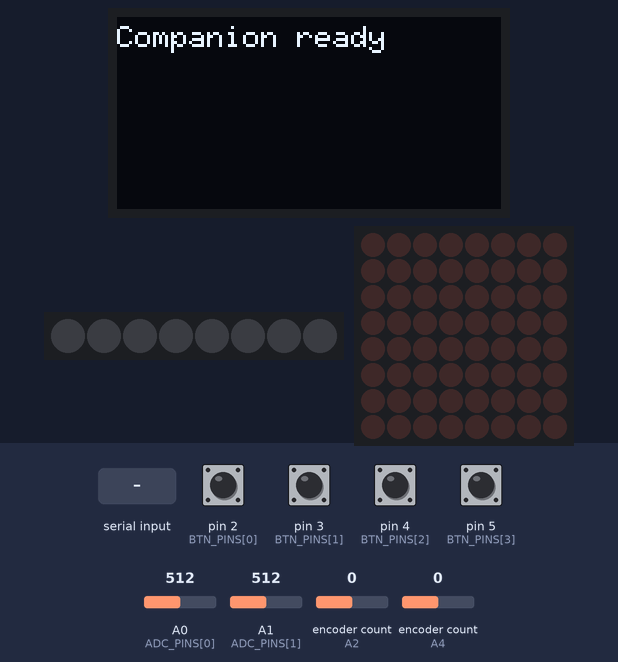
Bench run of a sketch on a simulated Arduino Uno, built with avr-gcc and run on an emulated ATmega328P. Parts: 128×64 one-colour display, 8 RGB LEDs in strip order, left to right, 8×8 LED matrix. Inputs (shaded band) come from the test bench; at power-on: pin 2 (BTN_PINS[0]), pin 3 (BTN_PINS[1]), pin 4 (BTN_PINS[2]), pin 5 (BTN_PINS[3]) HIGH, A0 (ADC_PINS[0]) = 512, A1 (ADC_PINS[1]) = 512, encoder count (sensors on A2, A4) 0. Dim RGB values are drawn brighter than linear.

Above: at 1.2 s.
1.3 s: "C\n" received over Serial
At 1.9 s:
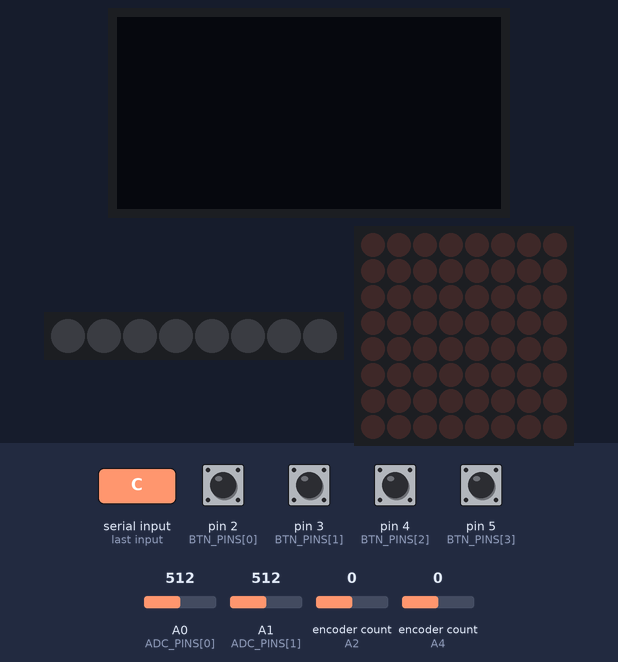
2.8 s: "R90\n" received over Serial
At 3.3 s:
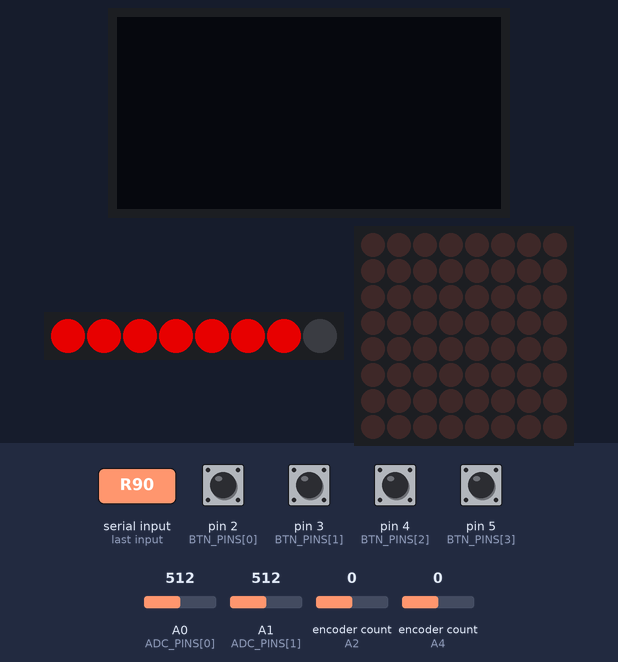
8.9 s: "R:45\n" received over Serial
At 10.3 s:
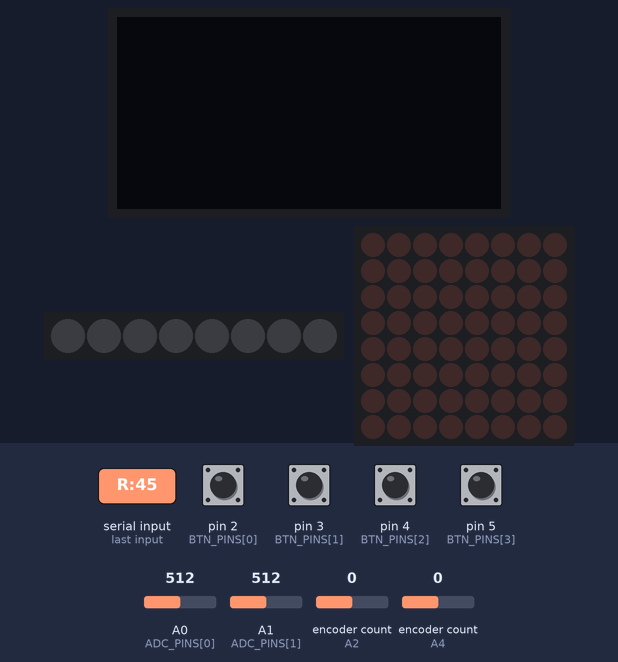
Timing chart, 0 to 11.4 s (numbered marks = the images above; inputs shaded):
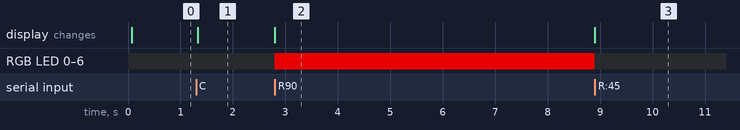

The sketch:

companion.ino
```cpp
/*
 * companion.ino — Ultimate ButtonBox Companion Firmware
 * -------------------------------------------------------
 * Target boards : Arduino Uno (ATmega328P) · Nano · Pro Micro (ATmega32U4)
 * Serial        : 115200 8N1 over USB-CDC (Pro Micro) or UART (Uno/Nano)
 * Role          : Second Arduino driven by the app's "Custom Serial Device"
 *                 feature. Handles OLED, WS2812 rev-lights, MAX7219 8×8
 *                 matrix, buttons, encoders and analog axes — completely
 *                 independent from the fixed SIM-X firmware.
 *
 * Required libraries (install via Arduino Library Manager):
 *   U8g2          — oliver  (SSD1306 OLED)
 *   FastLED       — Daniel Garcia / Mark Kriegsman
 *   LedControl    — Eberhard Fahle  (MAX7219)
 *   Encoder       — PJRC / Paul Stoffregen
 *
 * Protocol — 115200 8N1, newline-terminated.  See PROTOCOL.md for full spec.
 *   App → device : T<row>:<text>  N<text>  R<0-100>  B<0|1>
 *                  M<16hex>  L<idx>:<rrggbb>  C
 *   Device → App : B<idx>:<0|1>  E<idx>:<+1|-1>  A<idx>:<0-1023>
 *
 * Adapt pin #defines below to your build. Disable unused peripherals by
 * setting their ENABLE_ flag to 0 — saves flash and RAM.
 */

// ===========================================================================
// ██████╗ ██╗███╗   ██╗    ██████╗ ███████╗███████╗██╗███╗   ██╗███████╗███████╗
// ██╔══██╗██║████╗  ██║    ██╔══██╗██╔════╝██╔════╝██║████╗  ██║██╔════╝██╔════╝
// ██████╔╝██║██╔██╗ ██║    ██║  ██║█████╗  █████╗  ██║██╔██╗ ██║█████╗  ███████╗
// ██╔═══╝ ██║██║╚██╗██║    ██║  ██║██╔══╝  ██╔══╝  ██║██║╚██╗██║██╔══╝  ╚════██║
// ██║     ██║██║ ╚████║    ██████╔╝███████╗██║     ██║██║ ╚████║███████╗███████║
// ╚═╝     ╚═╝╚═╝  ╚═══╝    ╚═════╝ ╚══════╝╚═╝     ╚═╝╚═╝  ╚═══╝╚══════╝╚══════╝
// ===========================================================================
// Edit the block below to match your wiring.  Set ENABLE_x to 0 to skip a
// peripheral entirely (no code pulled in, saves flash & RAM).
// ===========================================================================

// ── OLED SSD1306 (I2C) ──────────────────────────────────────────────────────
#define ENABLE_OLED      1   // 0 = disable
// I2C SDA/SCL are board-defined (A4/A5 on Uno/Nano; 2/3 on Pro Micro).
// No separate pin #defines needed for software-I2C variants — U8g2 handles it.
// OLED address: 0x3C (most breakouts); change in U8g2 constructor if needed.
#define OLED_ROWS        4   // usable text rows (font u8g2_font_6x10_tf)

// ── WS2812 Rev Lights ───────────────────────────────────────────────────────
#define ENABLE_REV_LEDS  1
#define REV_LED_PIN      6   // data pin
#define NUM_REV_LEDS     8   // number of LEDs in the strip
#define REV_LED_TYPE     WS2812B
#define REV_COLOR_ORDER  GRB

// ── MAX7219 8×8 LED Matrix ──────────────────────────────────────────────────
#define ENABLE_MATRIX    1
#define MATRIX_DIN       11  // MOSI-compatible (hardware SPI or bit-bang)
#define MATRIX_CLK       13  // SCK
#define MATRIX_CS        10  // SS / LOAD
#define MATRIX_DEVICES   1   // number of chained MAX7219 modules

// ── Addressable LEDs (individual L<idx>:<rrggbb> command) ───────────────────
// Shares the same strip as rev lights by default. If you want a separate
// strip, wire it and change ADDR_LED_PIN.
#define ENABLE_ADDR_LEDS 1
#define ADDR_LED_PIN     REV_LED_PIN   // reuse rev strip; set different pin if needed
#define NUM_ADDR_LEDS    NUM_REV_LEDS

// ── Push Buttons ────────────────────────────────────────────────────────────
#define ENABLE_BUTTONS   1
#define NUM_BUTTONS      4   // adjust to actual count
// Pin list — must have exactly NUM_BUTTONS entries.
// Use INPUT_PULLUP; wire buttons between pin and GND (active-low).
const uint8_t BTN_PINS[NUM_BUTTONS] = { 2, 3, 4, 5 };

// ── Rotary Encoders ─────────────────────────────────────────────────────────
#define ENABLE_ENCODERS  1
#define NUM_ENCODERS     2   // adjust (each uses 2 pins)
// CLK/DT pairs. Interrupt-capable pins preferred (2,3 on Uno; 0,1,2,3 on Pro Micro).
const uint8_t ENC_PINS[NUM_ENCODERS][2] = {
    { A2, A3 },   // encoder 0: {CLK, DT}
    { A4, A5 },   // encoder 1: {CLK, DT}
};

// ── Analog Axes ─────────────────────────────────────────────────────────────
#define ENABLE_ANALOG    1
#define NUM_ANALOG       2   // adjust
const uint8_t ADC_PINS[NUM_ANALOG] = { A0, A1 };
#define ANALOG_DEADBAND  8   // minimum change to emit an A event (0–1023)
#define ANALOG_RATE_MS   50  // minimum ms between A events per axis

// ===========================================================================
// END OF USER CONFIG — do not edit below unless you know what you're doing
// ===========================================================================

#include <Arduino.h>

// ── Conditional includes ─────────────────────────────────────────────────────
#if ENABLE_OLED
  #include <U8g2lib.h>
  // Hardware I2C (400 kHz). Change constructor for SW-I2C or SPI OLED variants.
  U8G2_SSD1306_128X64_NONAME_F_HW_I2C u8g2(U8G2_R0, /* reset= */ U8X8_PIN_NONE);
#endif

#if ENABLE_REV_LEDS || ENABLE_ADDR_LEDS
  #include <FastLED.h>
  CRGB leds[
    #if ENABLE_REV_LEDS && ENABLE_ADDR_LEDS && (ADDR_LED_PIN == REV_LED_PIN)
      NUM_REV_LEDS  // one shared array
    #elif ENABLE_REV_LEDS
      NUM_REV_LEDS
    #else
      NUM_ADDR_LEDS
    #endif
  ];
#endif

#if ENABLE_MATRIX
  #include <LedControl.h>
  LedControl lc(MATRIX_DIN, MATRIX_CLK, MATRIX_CS, MATRIX_DEVICES);
#endif

#if ENABLE_ENCODERS
  #include <Encoder.h>
  // Encoder objects — stored as raw pointers to allow runtime init from array
  Encoder *encoders[NUM_ENCODERS];
  int32_t encLast[NUM_ENCODERS];
#endif

// ===========================================================================
// Serial rx buffer
// ===========================================================================
#define SERIAL_BUF_SIZE  32
static char   rxBuf[SERIAL_BUF_SIZE];
static uint8_t rxPos = 0;

// ===========================================================================
// State / display buffers
// ===========================================================================
#if ENABLE_OLED
  static char oledRows[OLED_ROWS][22];  // 21 chars + NUL per row
  static char oledBigNum[10];           // N command — up to 9 chars
  static bool oledDirty = false;
#endif

#if ENABLE_REV_LEDS
  static uint8_t revPercent = 0;
  static bool    shiftBlink = false;
  static uint32_t blinkTimer = 0;
  static bool    blinkState  = false;
#endif

#if ENABLE_BUTTONS
  static uint8_t btnState[NUM_BUTTONS];
  static uint8_t btnLast[NUM_BUTTONS];
  static uint32_t btnDebounce[NUM_BUTTONS];
  #define DEBOUNCE_MS 20
#endif

#if ENABLE_ANALOG
  static int16_t  adcLast[NUM_ANALOG];
  static uint32_t adcTimer[NUM_ANALOG];
#endif

// ===========================================================================
// Helpers
// ===========================================================================

// Parse a 2-char hex string into a byte (e.g. "FF" → 255).
static uint8_t hexByte(const char *p) {
  uint8_t hi = (p[0] >= 'a') ? p[0]-'a'+10 : (p[0] >= 'A') ? p[0]-'A'+10 : p[0]-'0';
  uint8_t lo = (p[1] >= 'a') ? p[1]-'a'+10 : (p[1] >= 'A') ? p[1]-'A'+10 : p[1]-'0';
  return (hi << 4) | lo;
}

// Safe atoi stopping at NUL / non-digit.
static int16_t safeAtoi(const char *s) {
  int16_t v = 0;
  bool neg = false;
  if (*s == '-') { neg = true; s++; }
  while (*s >= '0' && *s <= '9') v = v * 10 + (*s++ - '0');
  return neg ? -v : v;
}

#if ENABLE_REV_LEDS
// Map rev percent 0–100 to a CRGB colour gradient:
//  0-60  → green  (CRGB::Green)
//  61-85 → yellow (CRGB::Yellow)
//  86-99 → red    (CRGB::Red)
// 100    → blink white/red (handled in updateRevLeds)
static CRGB revColor(uint8_t pct) {
  if (pct <= 60)  return CRGB::Green;
  if (pct <= 85)  return CRGB::Yellow;
  return CRGB::Red;
}

static void updateRevLeds() {
  uint8_t litCount = (uint16_t)revPercent * NUM_REV_LEDS / 100;
  uint32_t now = millis();

  if (shiftBlink) {
    // Blue blink overrides everything
    if (now - blinkTimer > 80) { blinkTimer = now; blinkState = !blinkState; }
    CRGB c = blinkState ? CRGB::Blue : CRGB::Black;
    for (uint8_t i = 0; i < NUM_REV_LEDS; i++) leds[i] = c;
    FastLED.show();
    return;
  }

  bool nearMax = (revPercent >= 97);
  if (nearMax && (now - blinkTimer > 60)) { blinkTimer = now; blinkState = !blinkState; }

  CRGB baseColor = revColor(revPercent);
  for (uint8_t i = 0; i < NUM_REV_LEDS; i++) {
    if (i < litCount) {
      leds[i] = nearMax ? (blinkState ? CRGB::White : CRGB::Red) : baseColor;
    } else {
      leds[i] = CRGB::Black;
    }
  }
  FastLED.show();
}
#endif // ENABLE_REV_LEDS

#if ENABLE_OLED
static void renderOled() {
  u8g2.clearBuffer();

  // If bignum is set, render it large across the display
  if (oledBigNum[0] != '\0') {
    u8g2.setFont(u8g2_font_logisoso24_tn);
    u8g2.drawStr(0, 28, oledBigNum);
    // Still draw row 0 beneath as status line
    u8g2.setFont(u8g2_font_6x10_tf);
    u8g2.drawStr(0, 55, oledRows[0]);
  } else {
    u8g2.setFont(u8g2_font_6x10_tf);
    for (uint8_t r = 0; r < OLED_ROWS && r < 4; r++) {
      u8g2.drawStr(0, 10 + r * 14, oledRows[r]);
    }
  }

  u8g2.sendBuffer();
  oledDirty = false;
}
#endif // ENABLE_OLED

// ===========================================================================
// Command parser — called once per complete line received
// ===========================================================================
static void handleCommand(const char *cmd) {
  if (!cmd || cmd[0] == '\0') return;
  char op = cmd[0];

  switch (op) {

    // T<row>:<text>  — set OLED text row (row 0-3, ≤21 chars)
    case 'T': {
#if ENABLE_OLED
      uint8_t row = (uint8_t)(cmd[1] - '0');
      if (row >= OLED_ROWS) break;
      const char *txt = (cmd[2] == ':') ? cmd + 3 : cmd + 2;
      strncpy(oledRows[row], txt, 21);
      oledRows[row][21] = '\0';
      oledBigNum[0] = '\0';  // clear bignum when text rows are used
      oledDirty = true;
#endif
      break;
    }

    // N<text>  — OLED big number (≤9 chars)
    case 'N': {
#if ENABLE_OLED
      strncpy(oledBigNum, cmd + 1, 9);
      oledBigNum[9] = '\0';
      oledDirty = true;
#endif
      break;
    }

    // R<0-100>  — rev lights percent
    case 'R': {
#if ENABLE_REV_LEDS
      int16_t v = safeAtoi(cmd + 1);
      revPercent = (uint8_t)(v < 0 ? 0 : v > 100 ? 100 : v);
      updateRevLeds();
#endif
      break;
    }

    // B<0|1>  — blue shift-blink override
    case 'B': {
#if ENABLE_REV_LEDS
      shiftBlink = (cmd[1] == '1');
      blinkTimer = millis();
      updateRevLeds();
#endif
      break;
    }

    // M<16hex>  — 8×8 matrix (8 rows × 2 hex chars = 16 chars total)
    case 'M': {
#if ENABLE_MATRIX
      if (strlen(cmd + 1) < 16) break;
      for (uint8_t r = 0; r < 8; r++) {
        uint8_t rowData = hexByte(cmd + 1 + r * 2);
        lc.setRow(0, r, rowData);
      }
#endif
      break;
    }

    // L<idx>:<rrggbb>  — set addressable LED to RGB colour
    case 'L': {
#if ENABLE_ADDR_LEDS
      const char *colon = strchr(cmd + 1, ':');
      if (!colon || strlen(colon + 1) < 6) break;
      uint8_t idx = (uint8_t)safeAtoi(cmd + 1);
      if (idx >= NUM_ADDR_LEDS) break;
      uint8_t r = hexByte(colon + 1);
      uint8_t g = hexByte(colon + 3);
      uint8_t b = hexByte(colon + 5);
      leds[idx] = CRGB(r, g, b);
      FastLED.show();
#endif
      break;
    }

    // C  — clear all outputs
    case 'C': {
#if ENABLE_OLED
      for (uint8_t r = 0; r < OLED_ROWS; r++) oledRows[r][0] = '\0';
      oledBigNum[0] = '\0';
      oledDirty = true;
#endif
#if ENABLE_REV_LEDS || ENABLE_ADDR_LEDS
      revPercent = 0;
      shiftBlink = false;
      FastLED.clear();
      FastLED.show();
#endif
#if ENABLE_MATRIX
      for (uint8_t r = 0; r < 8; r++) lc.setRow(0, r, 0);
#endif
      break;
    }

    default:
      break;  // unknown command — silently ignore
  }
}

// ===========================================================================
// Serial rx — non-blocking, overflow-safe, newline-terminated
// ===========================================================================
static void pollSerial() {
  while (Serial.available()) {
    char c = (char)Serial.read();
    if (c == '\n' || c == '\r') {
      if (rxPos > 0) {
        rxBuf[rxPos] = '\0';
        handleCommand(rxBuf);
        rxPos = 0;
      }
    } else {
      if (rxPos < SERIAL_BUF_SIZE - 1) {
        rxBuf[rxPos++] = c;
      } else {
        // Buffer overflow — discard and reset
        rxPos = 0;
      }
    }
  }
}

// ===========================================================================
// setup()
// ===========================================================================
void setup() {
  Serial.begin(115200);

#if ENABLE_OLED
  u8g2.begin();
  u8g2.setFont(u8g2_font_6x10_tf);
  for (uint8_t r = 0; r < OLED_ROWS; r++) oledRows[r][0] = '\0';
  oledBigNum[0] = '\0';
  u8g2.clearBuffer();
  u8g2.drawStr(0, 10, F("Companion ready"));  // F() keeps string in flash
  u8g2.sendBuffer();
#endif

#if ENABLE_REV_LEDS
  FastLED.addLeds<REV_LED_TYPE, REV_LED_PIN, REV_COLOR_ORDER>(leds, NUM_REV_LEDS);
  FastLED.setBrightness(180);
  FastLED.clear(true);
#elif ENABLE_ADDR_LEDS
  FastLED.addLeds<WS2812B, ADDR_LED_PIN, GRB>(leds, NUM_ADDR_LEDS);
  FastLED.setBrightness(180);
  FastLED.clear(true);
#endif

#if ENABLE_MATRIX
  lc.shutdown(0, false);   // wake from power-down
  lc.setIntensity(0, 8);   // 0-15 brightness
  lc.clearDisplay(0);
#endif

#if ENABLE_ENCODERS
  for (uint8_t i = 0; i < NUM_ENCODERS; i++) {
    encoders[i] = new Encoder(ENC_PINS[i][0], ENC_PINS[i][1]);
    encLast[i] = 0;
  }
#endif

#if ENABLE_BUTTONS
  for (uint8_t i = 0; i < NUM_BUTTONS; i++) {
    pinMode(BTN_PINS[i], INPUT_PULLUP);
    btnState[i]    = 1;  // pull-up idle = HIGH = not pressed
    btnLast[i]     = 1;
    btnDebounce[i] = 0;
  }
#endif

#if ENABLE_ANALOG
  for (uint8_t i = 0; i < NUM_ANALOG; i++) {
    adcLast[i]  = analogRead(ADC_PINS[i]);
    adcTimer[i] = millis();
  }
#endif
}

// ===========================================================================
// loop()
// ===========================================================================
void loop() {
  // 1. Drain serial input
  pollSerial();

  uint32_t now = millis();

  // 2. Button scan + debounce + emit B events
#if ENABLE_BUTTONS
  for (uint8_t i = 0; i < NUM_BUTTONS; i++) {
    uint8_t raw = digitalRead(BTN_PINS[i]);
    if (raw != btnLast[i]) {
      btnDebounce[i] = now;
      btnLast[i] = raw;
    }
    if ((now - btnDebounce[i]) >= DEBOUNCE_MS && raw != btnState[i]) {
      btnState[i] = raw;
      // active-low: raw==0 → pressed (1), raw==1 → released (0)
      Serial.print(F("B"));
      Serial.print(i);
      Serial.print(':');
      Serial.println(raw == LOW ? '1' : '0');
    }
  }
#endif

  // 3. Encoder scan + emit E events
#if ENABLE_ENCODERS
  for (uint8_t i = 0; i < NUM_ENCODERS; i++) {
    int32_t pos = encoders[i]->read();
    // Encoder library counts 4 ticks per detent for typical EC11
    int32_t delta = (pos - encLast[i]) / 4;
    if (delta != 0) {
      encLast[i] += delta * 4;
      // Clamp to ±1 per iteration to avoid multi-step jumps on fast spin
      int8_t step = (delta > 0) ? 1 : -1;
      Serial.print(F("E"));
      Serial.print(i);
      Serial.print(':');
      Serial.println(step == 1 ? F("+1") : F("-1"));
    }
  }
#endif

  // 4. Analog axes — rate-limited + dead-band filtered
#if ENABLE_ANALOG
  for (uint8_t i = 0; i < NUM_ANALOG; i++) {
    if ((now - adcTimer[i]) >= ANALOG_RATE_MS) {
      int16_t val = analogRead(ADC_PINS[i]);
      if (abs(val - adcLast[i]) >= ANALOG_DEADBAND) {
        adcLast[i]  = val;
        adcTimer[i] = now;
        Serial.print(F("A"));
        Serial.print(i);
        Serial.print(':');
        Serial.println(val);
      } else {
        adcTimer[i] = now;  // still reset timer to avoid hammering at threshold
      }
    }
  }
#endif

  // 5. OLED refresh (only when dirty)
#if ENABLE_OLED
  if (oledDirty) renderOled();
#endif

  // 6. Periodic rev-light blink tick (near-max + shift blink need continuous refresh)
#if ENABLE_REV_LEDS
  if (shiftBlink || revPercent >= 97) {
    updateRevLeds();
  }
#endif
}
```

Measured:
- after the input at 1.3 s, the display: changes at once (image 1)
- after the input at 2.8 s, RGB LED 0–6: off → RGB(180, 0, 0) at once
- after the input at 8.9 s, RGB LED 0–6: RGB(180, 0, 0) → off at once
